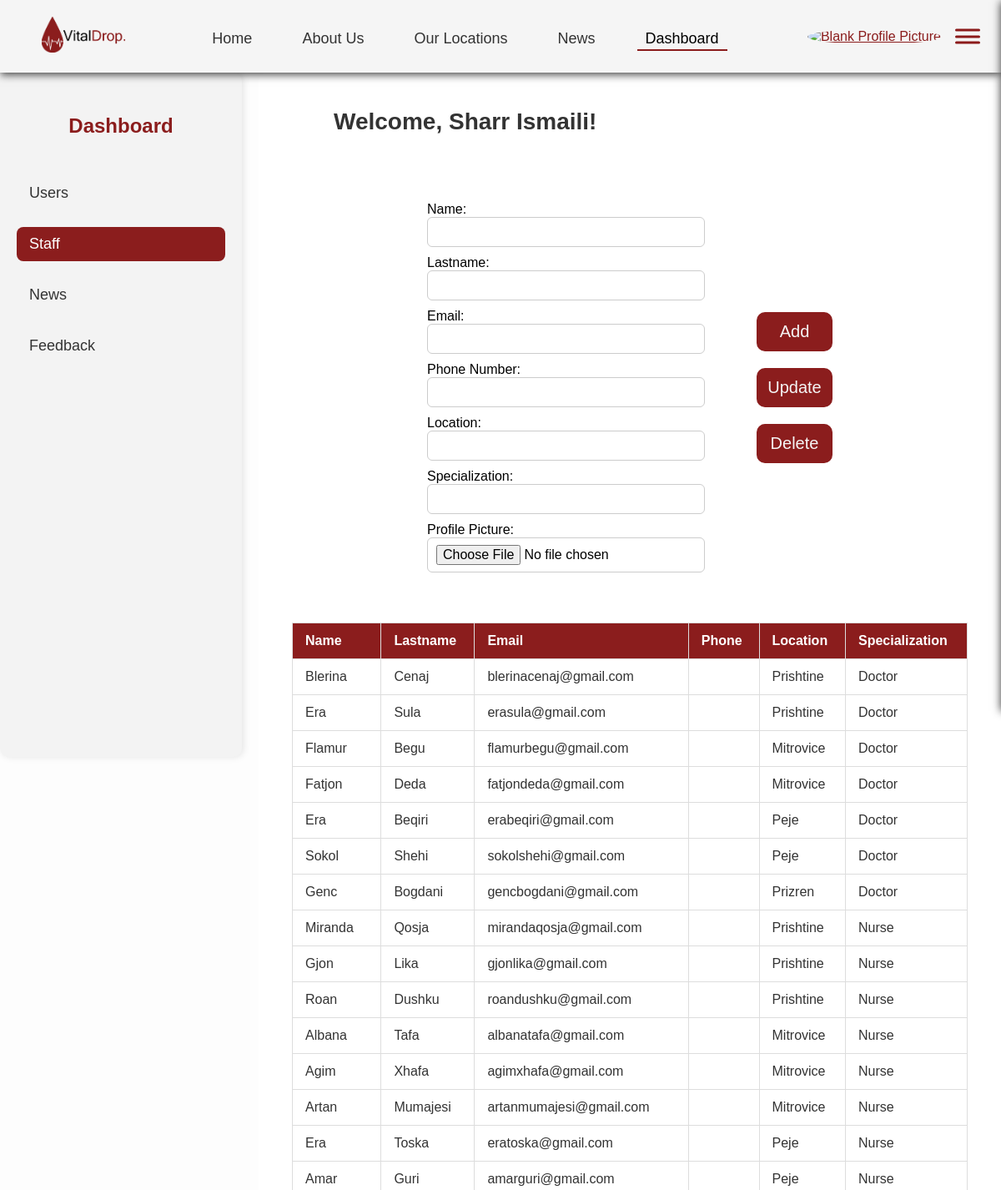
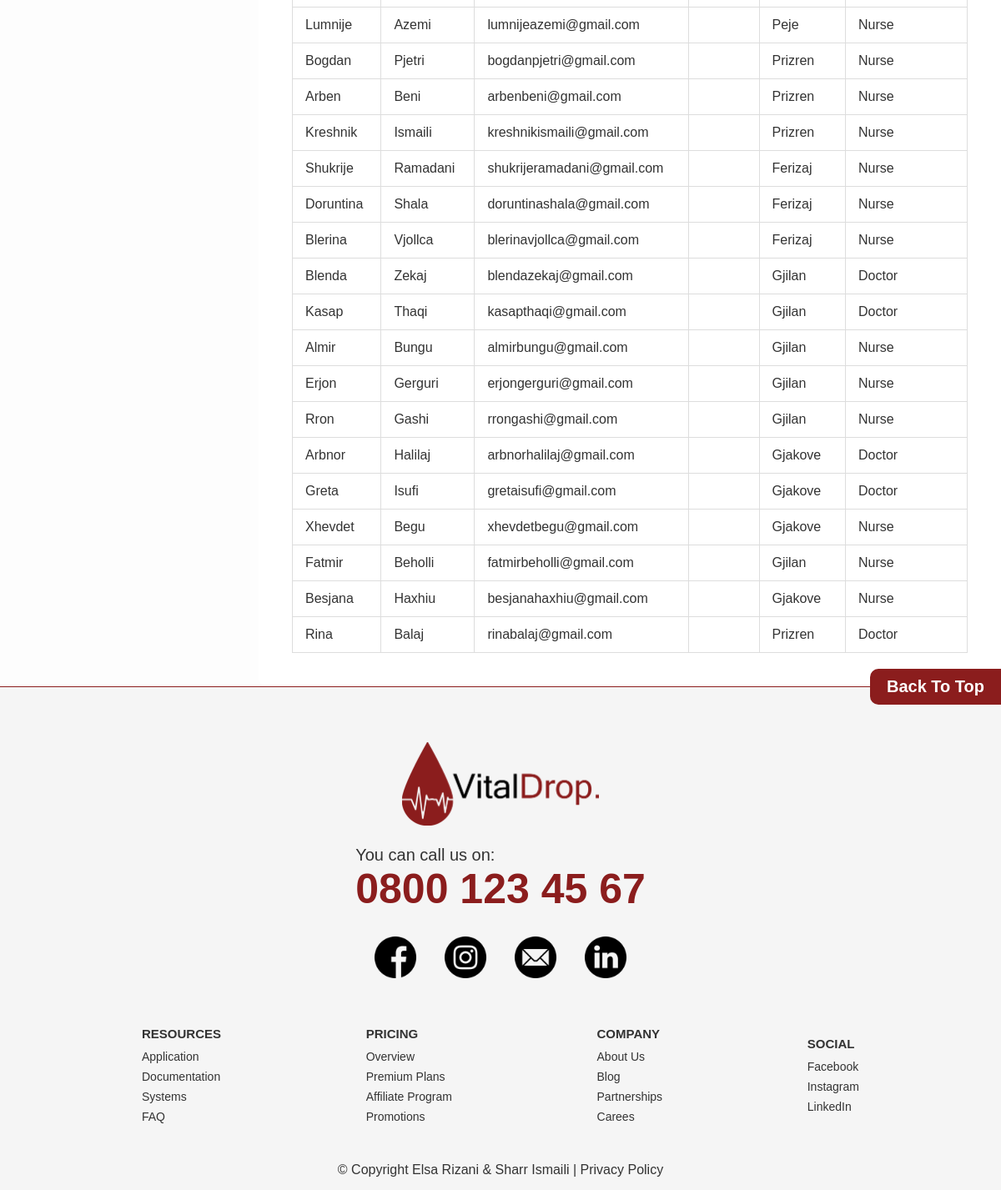
The page /HTML/dashboard.php?type=staff (signed in) on the database its author committed (2 pictures, top to bottom).
### tables this page shows
CREATE TABLE `staff` (
  `Staff_ID` int(11) NOT NULL,
  `Name` varchar(30) NOT NULL,
  `Lastname` varchar(30) NOT NULL,
  `Email` varchar(60) NOT NULL,
  `Phone_Number` varchar(15) DEFAULT NULL,
  `Location` varchar(30) NOT NULL,
  `Specialization` varchar(255) DEFAULT NULL,
  `Image` blob NOT NULL
);

### HTML/staff.php (called while the page is built, shortened)
<?php
    class Staff{
        private $conn;
        private $table_name = 'staff';
        public function __construct($db){
            $this->conn = $db;
        }
        public function getAllStaff(){
            $stmt = $this->conn->prepare("SELECT * FROM {$this->table_name}");
            $stmt->execute();
            return $stmt->fetchAll(PDO::FETCH_ASSOC);
        }
    }
?>

### HTML/dashboard.php (the view, shortened to what this page needs)
<?php
    $pageTitle = 'Dashboard';
    require_once 'staff.php';
    $db = new Database();
    $con = $db->getConnection();
    $type = $_GET['type'] ?? 'users';
    $rows = [];
    $selected = null;
    switch ($type) {
        case 'staff':
            $obj = new Staff($con);
            $rows = $obj->getAllStaff();
        break;
    }
    $columns = [];
    switch ($type) {
        case 'staff':
            $columns = [
                'Name' => 'Name',
                'Lastname' => 'Lastname',
                'Email' => 'Email',
                'Phone_Number' => 'Phone',
                'Location' => 'Location',
                'Specialization' => 'Specialization'
            ];
            $pk = 'Staff_ID';
            break;
    }
    require_once 'header.php';
?>
    <main id="dashboard-main">
        <section id="dashboard-sidebar">
            <div id="title">
                <h2>Dashboard</h2>
            </div>
            <div id="options">
                <ul>
                    <li><a href="dashboard.php?type=users" class="<?= $type === 'users' ? 'active' : '' ?>">Users</a></li>
                    <li><a href="dashboard.php?type=staff" class="<?= $type === 'staff' ? 'active' : '' ?>">Staff</a></li>
                    <li><a href="dashboard.php?type=news" class="<?= $type === 'news' ? 'active' : '' ?>">News</a></li>
                    <li><a href="dashboard.php?type=feedback" class="<?= $type === 'feedback' ? 'active' : '' ?>">Feedback</a></li>
                </ul>
            </div>
        </section>
        <section id="information">
            <div id="top-section">
                <div id="left-side">
                    <?php if(isset($_SESSION['isAdmin']) && $_SESSION['isAdmin']): ?>
                        <h1>Welcome, <?= htmlspecialchars($_SESSION['name'] . ' ' . $_SESSION['lastname']) ?>!</h1>
                    <?php endif;?>
                </div>
            </div>
            <div id="middle-section">
                <form method="post" enctype="multipart/form-data" id="dashboard-form">
                    <?php if ($type === 'users'): ?>
                        <div class="dashboard-inputs">
                            <div class="fieldDash">
                                <label for="name">Name:</label><br>
                                <input id="name" type="text" name="name" value="<?= htmlspecialchars($selected['Name'] ?? '') ?>" required>
                            </div>
                            <div class="fieldDash">
                                <label for="lastname">Lastname:</label><br>
                                <input id="lastname" type="text" name="lastname" value="<?= htmlspecialchars($selected['Lastname'] ?? '') ?>" required>
                            </div>
                            <div class="fieldDash">
                                <label for="email">Email:</label><br>
                                <input id="email" type="email" name="email" value="<?= htmlspecialchars($selected['Email'] ?? '') ?>" required>
                            </div>
                            <div class="fieldDash">
                                <label for="phone">Phone Number:</label><br>
                                <input id="phone" type="text" name="phone" value="<?= htmlspecialchars($selected['Phone_Number'] ?? '') ?>">
                            </div>
                            <div class="fieldDashs">
                                <label for="isAdmin">Admin:</label>
                                <input id="isAdmin" type="checkbox" name="isAdmin" <?= !empty($selected['isAdmin']) ? 'checked' : '' ?>>
                            </div>
                        </div>
                        <div class="buttons">
                            <button class="dashbtn" type="submit" name="update">Update</button>
                            <button class="dashbtn" type="submit" name="delete" onclick="return confirm('Delete this user?')">Delete</button>
                        </div>
                    <?php elseif ($type === 'staff'): ?>
                        <div class="dashboard-inputs">
                            <div class="fieldDash">
                                <label for="name">Name:</label><br>
                                <input id="name" type="text" name="name" value="<?= htmlspecialchars($selected['Name'] ?? '') ?>" required>
                            </div>
                            <div class="fieldDash">
                                <label for="lastname">Lastname:</label><br>
                                <input id="lastname" type="text" name="lastname" value="<?= htmlspecialchars($selected['Lastname'] ?? '') ?>" required>
                            </div>
                            <div class="fieldDash">
                                <label for="email">Email:</label><br>
                                <input id="email" type="email" name="email" value="<?= htmlspecialchars($selected['Email'] ?? '') ?>" required>
                            </div>
                            <div class="fieldDash">
                                <label for="phone">Phone Number:</label><br>
                                <input id="phone" type="text" name="phone" value="<?= htmlspecialchars($selected['Phone_Number'] ?? '') ?>">
                            </div>
                            <div class="fieldDash">
                                <label for="location">Location:</label><br>
                                <input id="location" type="text" name="location" value="<?= htmlspecialchars($selected['Location'] ?? '') ?>">
                            </div>
                            <div class="fieldDash">
                                <label for="Specialization">Specialization:</label><br>
                                <input id="specialization" type="text" name="specialization" value="<?= htmlspecialchars($selected['Specialization'] ?? '') ?>">
                            </div>
                            <div class="fieldDash">
                                <label for="image">Profile Picture:</label><br>
                                <input id="image" type="file" name="image" accept="image/*">
                            </div>
                        </div>
                        <div class="buttons">
                            <button class="dashbtn" type="submit" name="add">Add</button>
                            <button class="dashbtn" type="submit" name="update">Update</button>
                            <button class="dashbtn" type="submit" name="delete" onclick="return confirm('Delete this staff?')">Delete</button>
                        </div>
                    <?php endif; ?>
                </form>
            </div>
            <div id="bottom-section">
                <table>
                    <thead>
                        <tr>
                            <?php foreach ($columns as $label): ?>
                                <th><?= $label ?></th>
                            <?php endforeach; ?>
                        </tr>
                    </thead>
                    <tbody>
                        <?php foreach ($rows as $r): ?>
                            <tr>
                                <?php foreach ($columns as $field => $label): ?>
                                    <td><a href="dashboard.php?type=<?= $type ?>&id=<?= $r[$pk] ?>"><?= htmlspecialchars($r[$field]) ?></a></td>
                                <?php endforeach; ?>
                            </tr>
                        <?php endforeach; ?>
                    </tbody>
                </table>
            </div>
        </section>
    </main>
<?php
    require_once 'footer.php';
?>

### HTML/header.php (shortened to what this page needs)
<!DOCTYPE html>
<html lang="en">
<head>
    <link rel="stylesheet" href="../CSS/style.css">
    <link rel="stylesheet" href="https://cdnjs.cloudflare.com/ajax/libs/font-awesome/6.5.1/css/all.min.css">
</head>
<body id="top">
    <header id="header">
        <nav class="navbar">
            <a href="home.php"><img src="../images/vital-drop/logo.png" alt="VitalDrop logo" id="logo"></a>
            <div class="links">
                <a href="home.php" class="pages <?= $pageTitle === 'Home' ? 'active' : ''?>">Home</a>
                <a href="aboutUs.php" class="pages <?= $pageTitle === 'About Us' ? 'active' : ''?>">About Us</a>
                <a href="our-locations.php" class="pages <?= $pageTitle === 'Our Locations' ? 'active' : ''?>">Our Locations</a>
                <a href="news.php" class="pages <?= $pageTitle === 'News' ? 'active' : ''?>">News</a>
                <?php if(isset($_SESSION['isAdmin']) && $_SESSION['isAdmin']): ?>
                    <a href="dashboard.php" class="pages <?= $pageTitle === 'Dashboard' ? 'active' : ''?>">Dashboard</a>
                <?php endif;?>
            </div>
            <div class="right-side">
                <div id="profile">
                    <a href="profile.php"><img src="../images/icons/blank-pfp.jpg" alt="Blank Profile Picture"></a>
                </div>
                <button class="hamburger" id="hamburger">
                    <span></span>
                    <span></span>
                    <span></span>
                </button>
            </div>
        </nav>
    </header>

### HTML/footer.php (shortened to what this page needs)
    <footer>
        <a href="#top" id="backToTop">Back To Top</a>
        <div class="top-row">
            <a href="home.php"><img id="footerLogo" src="../images/vital-drop/logo.png" alt="Vital Drop Logo"></a>
            <div id="emergency">
                <p>You can call us on:</p>
                <h1><a href="tel:0800 123 45 67" id="emergencyNumber">0800 123 45 67</a></h1>
            </div>
            <div class="socials">
                <a href="#"><img src="../images/icons/facebook.png" class="social-icons" alt="Facebook Icon"></a>
                <a href="#"><img src="../images/icons/instagram.png" class="social-icons" alt="Instagram Icon"></a>
                <a href="#"><img src="../images/icons/email.png" class="social-icons" alt="Gmail Icon"></a>
                <a href="#"><img src="../images/icons/linkedin.png" class="social-icons" alt="LinkedIn Icon"></a>
            </div>
        </div>
        <div class="footer-columns">
            <div class="footer-column">
                <h3>RESOURCES</h3>
                <ul>
                    <li><a href="#">Application</a></li>
                    <li><a href="#">Documentation</a></li>
                    <li><a href="#">Systems</a></li>
                    <li><a href="#">FAQ</a></li>
                </ul>
            </div>
            <div class="footer-column">
                <h3>PRICING</h3>
                <ul>
                    <li><a href="#">Overview</a></li>
                    <li><a href="#">Premium Plans</a></li>
                    <li><a href="#">Affiliate Program</a></li>
                    <li><a href="#">Promotions</a></li>
                </ul>
            </div>
            <div class="footer-column">
                <h3>COMPANY</h3>
                <ul>
                    <li><a href="aboutUs.php">About Us</a></li>
                    <li><a href="#">Blog</a></li>
                    <li><a href="#">Partnerships</a></li>
                    <li><a href="#">Carees</a></li>
                </ul>
            </div>
            <div class="footer-column">
                <h3>SOCIAL</h3>
                <ul>
                    <li><a href="#">Facebook</a></li>
                    <li><a href="#">Instagram</a></li>
                    <li><a href="#">LinkedIn</a></li>
                </ul>
            </div>
        </div>
        <div class="credit">&copy; Copyright Elsa Rizani & Sharr Ismaili | <a href="privacy_policy.php" style="color: #333;">Privacy
                Policy</a>
        </div>
    </footer>
</body>
</html>

### rows shown on the page
staff: Name "Blerina", Lastname "Cenaj", Email "blerinacenaj@gmail.com", Location "Prishtine", Specialization "Doctor"
staff: Name "Era", Lastname "Sula", Email "erasula@gmail.com", Location "Prishtine", Specialization "Doctor"
staff: Name "Flamur", Lastname "Begu", Email "flamurbegu@gmail.com", Location "Mitrovice", Specialization "Doctor"
staff: Name "Fatjon", Lastname "Deda", Email "fatjondeda@gmail.com", Location "Mitrovice", Specialization "Doctor"
staff: Name "Era", Lastname "Beqiri", Email "erabeqiri@gmail.com", Location "Peje", Specialization "Doctor"
staff: Name "Sokol", Lastname "Shehi", Email "sokolshehi@gmail.com", Location "Peje", Specialization "Doctor"
staff: Name "Genc", Lastname "Bogdani", Email "gencbogdani@gmail.com", Location "Prizren", Specialization "Doctor"
staff: Name "Miranda", Lastname "Qosja", Email "mirandaqosja@gmail.com", Location "Prishtine", Specialization "Nurse"
staff: Name "Gjon", Lastname "Lika", Email "gjonlika@gmail.com", Location "Prishtine", Specialization "Nurse"
staff: Name "Roan", Lastname "Dushku", Email "roandushku@gmail.com", Location "Prishtine", Specialization "Nurse"
staff: Name "Albana", Lastname "Tafa", Email "albanatafa@gmail.com", Location "Mitrovice", Specialization "Nurse"
staff: Name "Agim", Lastname "Xhafa", Email "agimxhafa@gmail.com", Location "Mitrovice", Specialization "Nurse"
staff: Name "Artan", Lastname "Mumajesi", Email "artanmumajesi@gmail.com", Location "Mitrovice", Specialization "Nurse"
staff: Name "Era", Lastname "Toska", Email "eratoska@gmail.com", Location "Peje", Specialization "Nurse"
staff: Name "Amar", Lastname "Guri", Email "amarguri@gmail.com", Location "Peje", Specialization "Nurse"
staff: Name "Lumnije", Lastname "Azemi", Email "lumnijeazemi@gmail.com", Location "Peje", Specialization "Nurse"
staff: Name "Bogdan", Lastname "Pjetri", Email "bogdanpjetri@gmail.com", Location "Prizren", Specialization "Nurse"
staff: Name "Arben", Lastname "Beni", Email "arbenbeni@gmail.com", Location "Prizren", Specialization "Nurse"
staff: Name "Kreshnik", Lastname "Ismaili", Email "kreshnikismaili@gmail.com", Location "Prizren", Specialization "Nurse"
staff: Name "Shukrije", Lastname "Ramadani", Email "shukrijeramadani@gmail.com", Location "Ferizaj", Specialization "Nurse"
staff: Name "Doruntina", Lastname "Shala", Email "doruntinashala@gmail.com", Location "Ferizaj", Specialization "Nurse"
staff: Name "Blerina", Lastname "Vjollca", Email "blerinavjollca@gmail.com", Location "Ferizaj", Specialization "Nurse"
staff: Name "Blenda", Lastname "Zekaj", Email "blendazekaj@gmail.com", Location "Gjilan", Specialization "Doctor"
staff: Name "Kasap", Lastname "Thaqi", Email "kasapthaqi@gmail.com", Location "Gjilan", Specialization "Doctor"
staff: Name "Almir", Lastname "Bungu", Email "almirbungu@gmail.com", Location "Gjilan", Specialization "Nurse"
staff: Name "Erjon", Lastname "Gerguri", Email "erjongerguri@gmail.com", Location "Gjilan", Specialization "Nurse"
staff: Name "Rron", Lastname "Gashi", Email "rrongashi@gmail.com", Location "Gjilan", Specialization "Nurse"
staff: Name "Arbnor", Lastname "Halilaj", Email "arbnorhalilaj@gmail.com", Location "Gjakove", Specialization "Doctor"
staff: Name "Greta", Lastname "Isufi", Email "gretaisufi@gmail.com", Location "Gjakove", Specialization "Doctor"
staff: Name "Xhevdet", Lastname "Begu", Email "xhevdetbegu@gmail.com", Location "Gjakove", Specialization "Nurse"
staff: Name "Fatmir", Lastname "Beholli", Email "fatmirbeholli@gmail.com", Location "Gjilan", Specialization "Nurse"
staff: Name "Besjana", Lastname "Haxhiu", Email "besjanahaxhiu@gmail.com", Location "Gjakove", Specialization "Nurse"
staff: Name "Rina", Lastname "Balaj", Email "rinabalaj@gmail.com", Location "Prizren", Specialization "Doctor"

### other values the page prints
$_SESSION['name'] . ' ' . $_SESSION['lastname'] "Sharr Ismaili"
$label "Name"
$label "Lastname"
$label "Email"
$label "Phone"
$label "Location"
$label "Specialization"
